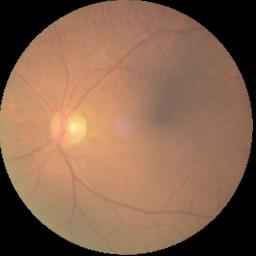
#> input picture notebooks/_4_1244424.jpg, 256 x 256 px
$ jupyter execute --allow-errors Untitled.ipynb
#> lines starting #> are read from the running program, lines starting #| are printed output that depends on the picture; after the words box and inside, x2 and y2 are one past the last pixel; in counts of white or black regions, pixels touching at a corner belong together
[cell 1]
import os
import cv2
import numpy as np

# Preprocessing function
# [45 lines left out: functions preprocess_image, process_images_in_place, not called in this run]

# Accept input path from user
input_dir = input("Enter the path to the image dataset: ")
#> the answer given: _4_1244424.jpg

# Check if the provided directory exists
if os.path.isdir(input_dir):
    # Process the images in place
    process_images_in_place(input_dir)
else:
    print(f"The directory {input_dir} does not exist. Please provide a valid path.")

[cell 2]
import cv2
import numpy as np
import matplotlib.pyplot as plt

# Take the input image path from the user
image_path = input("Please enter the path to your image: ")
#> the answer given: _4_1244424.jpg

# Load the image using OpenCV
image = cv2.imread(image_path)
#> image is the input picture: shape (256, 256, 3); mean B, G, R 78.4, 100.6, 135.1

# Check if the image was loaded successfully
if image is None:
    print("Error: Could not load the image. Please check the file path.")
else:
    # Convert the image to grayscale
    gray_image = cv2.cvtColor(image, cv2.COLOR_BGR2GRAY)
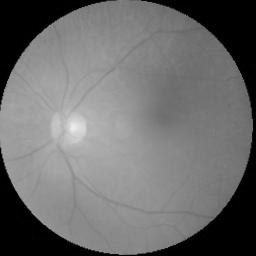
#> gray_image: shape (256, 256); min 0, max 236, mean 108.4

    # Apply binary thresholding (128 is the threshold, and 255 is the max value for pixels above the threshold)
    _, segmented_image = cv2.threshold(gray_image, 128, 255, cv2.THRESH_BINARY)
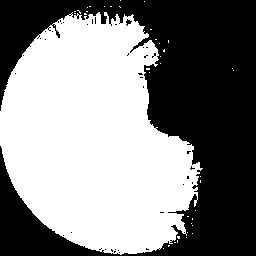
#> segmented_image: shape (256, 256); 52.2% white; 40 black regions (38 under 20 px), largest, box (x1, y1, x2, y2) and area: (0, 0, 256, 256) 31172, (126, 19, 132, 26) 22

    # Display the segmented image using matplotlib
    plt.imshow(segmented_image, cmap='gray')
    plt.title('Segmented Image')
    plt.axis('off')  # Hide the axes
    plt.show()
